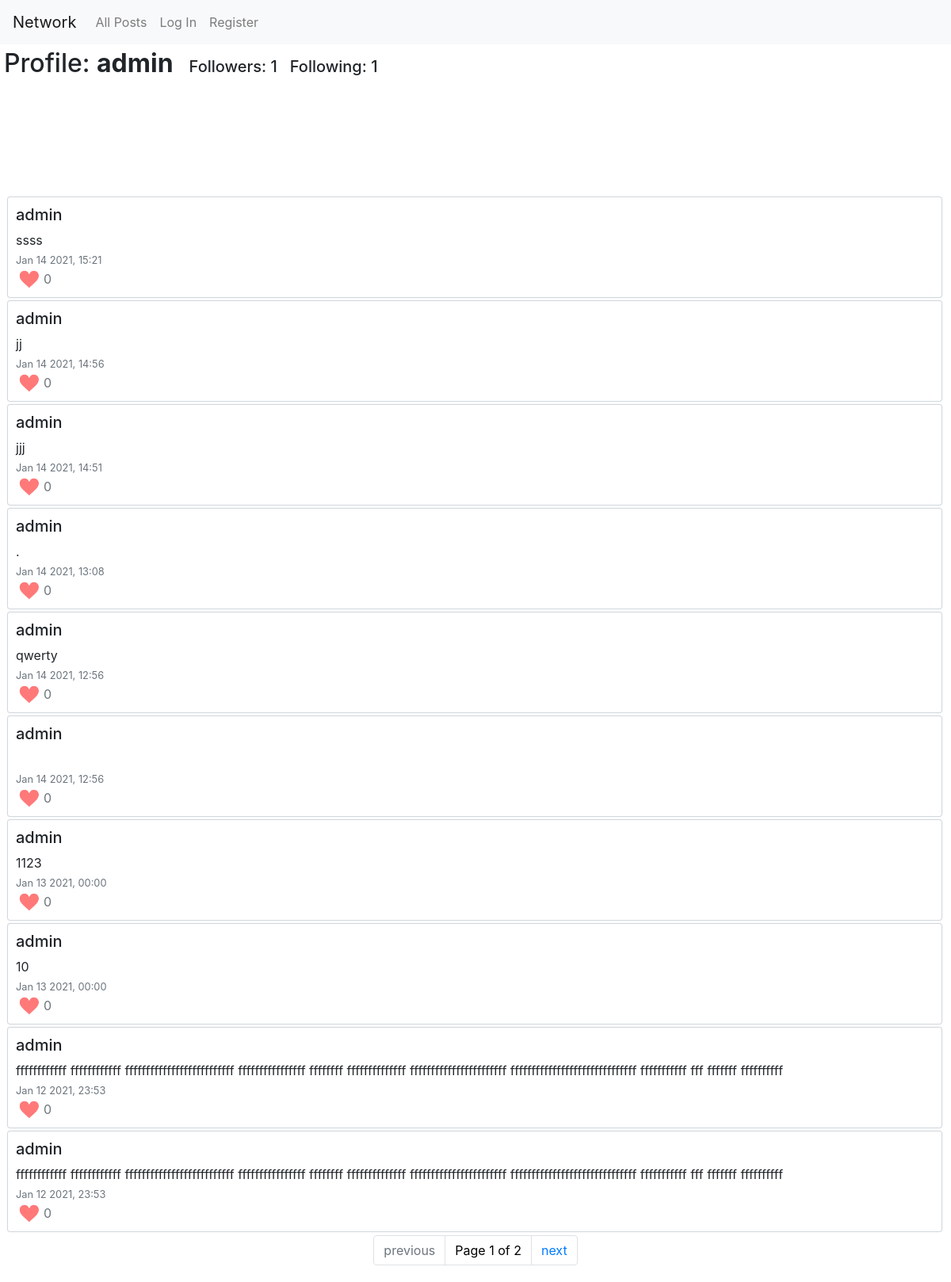
/profile/admin, run on the app's committed database.
### network/models.py (models this page shows)
class User(AbstractUser):
    followers = models.ManyToManyField('self', symmetrical=False, blank=True, related_name="follow_you")
    following = models.ManyToManyField('self', symmetrical=False, blank=True, related_name="you_follow")

class Post(models.Model):
    posted = models.DateTimeField(auto_now_add=True)
    user = models.ForeignKey(User, on_delete=models.CASCADE, related_name='author')
    text = models.TextField(max_length=5000, null=True)
    edited = models.BooleanField(default=False)
    liked_by = models.ManyToManyField(User, blank=True)

### network/views.py (the view, shortened to what this page needs)
# urls.py: path("profile/<str:username>", views.profile, name="profile"),
def profile(request, username):
    profile_template = loader.get_template('network/profile.html')
    user = User.objects.get(username=username)
    user_posts = user.author.all().order_by('-posted')
    user_posts2 = []
    for post in user_posts:
        post.is_liked_by_user = post.liked_by.filter(id=request.user.id).exists()
        print(post.is_liked_by_user)
        user_posts2.append(post)
    followers, following = user.followers.count(), user.following.count()
    page_obj = paginator_func(queryset=user_posts2, page=request.GET.get('page'))
    context = {"user_posts": page_obj,
               "profile_user": username,
               'follows': [followers, following]}
    if username != str(request.user):
        profile_user_followed = user.followers.filter(id=request.user.id).exists()
        context.update({"profile_user_followed": profile_user_followed})
    return HttpResponse(profile_template.render(context, request))

### network/views.py (called while the page is built)
def paginator_func(queryset, page):
    paginator = Paginator(queryset, 10)
    is_page_number = bool(page)
    page_number = page if is_page_number else 1
    page_obj = paginator.page(page_number)
    return page_obj

### network/templates/network/profile.html (shortened to what this page needs)
{% extends 'network/layout.html' %}
{% block  body %}
    <div id="main">
        <h2>Profile: <strong>{{ profile_user }}</strong><span class="follow">Followers: {{ follows.0 }} &nbsp Following: {{ follows.1 }}</span>
            </h2>
        <div id="profile_post_view">
        {% for post in user_posts %}
            <div id="post_{{post.id}}" class="container">
                <h5>{{ post.user }}</h5>
                <span>{{ post.text }}</span><br/>
                <small class="text-muted">{{ post.posted|date:"M d Y, H:i" }}<br/></small>
                {% if post.user.id == user.id or not user.is_authenticated %}
                    <button data-post_id="{{post.id}}" class="like tolike" disabled>&nbsp</button><span class="text-muted likes_number">{{ post_like.all|length}}</span><br/>
                {% endif %}
            </div>
        {% endfor %}
        </div>
        {% if user_posts.paginator.num_pages > 1 %}
            <ul class="pagination justify-content-center">
            {% if user_posts.has_previous %}
                {% if not user_posts.number|add:"-1" == 1 %}
                    <li class="page-item"><a class="page-link" href="?page=1">&laquo; first</a></li>
                {% endif %}
                <li class="page-item"><a class="page-link" href="?page={{ user_posts.previous_page_number }}">previous</a></li>
            {% else %}
                <li class="page-item disabled"><a class="page-link" >previous</a></li>
            {% endif %}
            <li class="page-item current">
                <a id="display_page" >Page {{ user_posts.number }} of {{ user_posts.paginator.num_pages }}</a>
            </li>
            {% if user_posts.has_next %}
                <li class="page-item"><a class="page-link" href="?page={{ user_posts.next_page_number }}">next</a></li>
            {% else %}
                <li class="page-item disabled"><a class="page-link" >next</a></li>
            {% endif %}
            </ul>
        {% endif %}
    </div>
{% endblock %}

### network/static/network/styles.css (style rules this page uses)
#main { padding: 5px; }
#post-form, #post_view > div, #profile_post_view > div { max-width: none; box-shadow: 0 0 1px 1px #ced4da; padding: 10px; margin: 5px; width: 99%; word-break: break-word; border-radius: 3px; }
#profile_post_view { margin-top: 150px; }
.follow { font-size: 20px; margin-left: 20px; }
#display_page { text-decoration: none; color: black; cursor: default; position: relative; display: block; padding: .5rem .75rem; margin-left: -1px; line-height: 1.25; background-color: #fff; border: 1px solid #dee2e6; }
button.like { width: 35px; background-image: url("images/like1.png"); background-size: cover; background-position: center; border: none; outline: none; }

### data on the page
User: username "admin"
Post: user "admin", text "ssss", posted "Jan 14 2021, 15:21", all|length "0"
Post: user "admin", text "jj", posted "Jan 14 2021, 14:56", all|length "0"
Post: user "admin", text "jjj", posted "Jan 14 2021, 14:51", all|length "0"
Post: user "admin", text ".", posted "Jan 14 2021, 13:08", all|length "0"
Post: user "admin", text "qwerty", posted "Jan 14 2021, 12:56", all|length "0"
Post: user "admin", posted "Jan 14 2021, 12:56", all|length "0"
Post: user "admin", text "1123", posted "Jan 13 2021, 00:00", all|length "0"
Post: user "admin", text "10", posted "Jan 13 2021, 00:00", all|length "0"
Post: user "admin", text "ffffffffffff ffffffffffff ffffffffffffffffffffffffff ffffffffffffffff ffffffff ffffffffffffff fffffffffffffffffffffff ffffffffffffffffffffffffffffff fffffffffff fff fffffff ffffffffff", posted "Jan 12 2021, 23:53", all|length "0"
Post: user "admin", text "ffffffffffff ffffffffffff ffffffffffffffffffffffffff ffffffffffffffff ffffffff ffffffffffffff fffffffffffffffffffffff ffffffffffffffffffffffffffffff fffffffffff fff fffffff ffffffffff", posted "Jan 12 2021, 23:53", all|length "0"

### other printed values
{{ follows.0 }} "1"
{{ follows.1 }} "1"
{{ user_posts.number }} "1"
{{ user_posts.paginator.num_pages }} "2"
